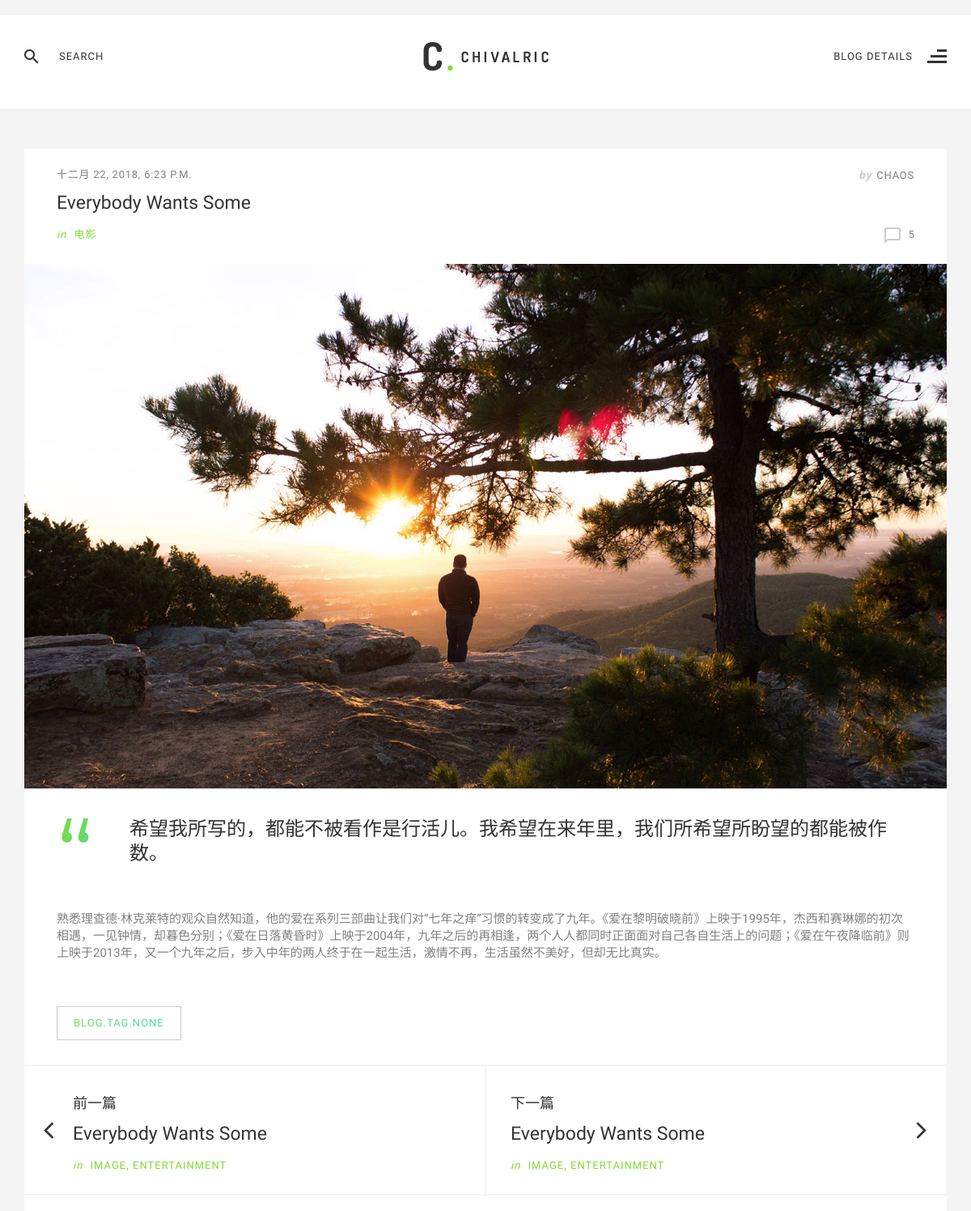
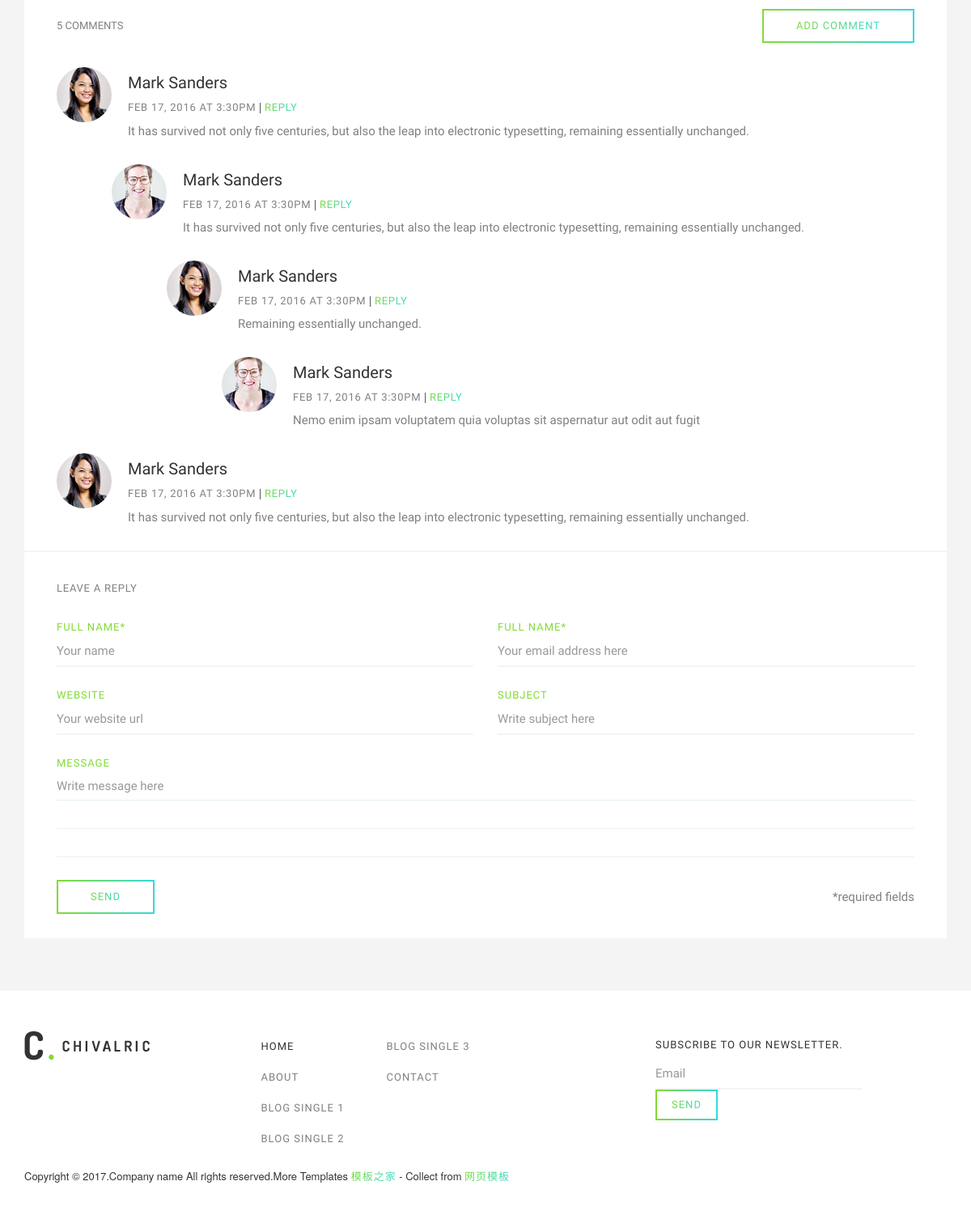
Screenshot of /post/3/ with the database file from the repository (2 pictures, top to bottom).
### blog/models.py (models this page shows, shortened)
@python_2_unicode_compatible
class Post(models.Model):
    title = models.CharField(max_length=70,verbose_name='标题')
    excerpt = models.CharField(max_length=200, blank=True, verbose_name='摘要')
    body = models.TextField(verbose_name='正文')
    created_time = models.DateTimeField(verbose_name='创建时间')
    modified_time = models.DateTimeField(verbose_name='修改时间')
    category = models.ForeignKey(Category,on_delete=models.CASCADE,verbose_name='类别')
    tags = models.ManyToManyField(Tag, blank=True,verbose_name='标签')
    author = models.ForeignKey(User,on_delete=models.CASCADE,verbose_name='作者')
    class Meta:
        verbose_name = '文章'
        verbose_name_plural = verbose_name
    def get_absolute_url_pre(self):
        if self.pk-1==0:
            return reverse('blog:index')
        return reverse('blog:detail', kwargs={'pk': self.pk-1})
    def get_absolute_url_next(self):
        num=Post.objects.all().count()
        if self.pk+1>num:
            return reverse('blog:index')
        return reverse('blog:detail', kwargs={'pk': self.pk+1})

@python_2_unicode_compatible
class Category(models.Model):
    name = models.CharField(max_length=100,verbose_name='名称')
    class Meta:
        verbose_name = '类别'
        verbose_name_plural = verbose_name
    def __str__(self):
        return self.name

### blog/views.py (the view)
# urls.py: url(r'^post/(?P<pk>[0-9]+)/$', views.detail, name='detail'),
def detail(request, pk):
    post = get_object_or_404(Post, pk=pk)
    return render(request, 'blog/detail.html', context={'post': post})

### templates/blog/detail.html (shortened to what this page needs)
﻿{% load staticfiles %}
<!DOCTYPE html>
<html lang="en">
<head>
<link rel="stylesheet" href="{% static 'blog/css/bootstrap.min.css' %}">
<link rel="stylesheet" href="{% static 'blog/css/font-awesome.min.css' %}">
<link rel="stylesheet" href="{% static 'blog/vendors/owl-carousel/assets/owl.carousel.css' %}">
<link rel="stylesheet" href="{% static 'blog/vendors/magnific-popup/magnific-popup.css' %}">
<link rel="stylesheet" href="{% static 'blog/vendors/flexslider/flexslider.css' %}">
<link href="{% static 'blog/css/style.css' %}" rel="stylesheet">
<link href="{% static 'blog/css/theme/green.css' %}" rel="stylesheet">
</head>
<body class="home">
<header class="row transparent white" data-spy="affix" data-offset-top="300" id="header">
    <div class="container">
        <div class="row top-header">
            <div class="col-sm-4 search-form-col">
                <form action="#" method="get" class="search-form">
                    <div class="input-group">
                        <span class="input-group-addon"><img src="{% static 'blog/images/search-icon-dark.png' %}" alt=""></span>
                        <input type="search" class="form-control" placeholder="search">
                    </div>
                </form>
            </div>
            <div class="col-sm-4 logo-col text-center">
                <a href="index6.html"><img src="{% static 'blog/images/logo-black-green.png' %}" alt=""></a>
            </div>
            <div class="col-sm-4 menu-trigger-col">
                <button class="menu-trigger black pull-right">
                    <span class="active-page">Blog Details</span>
                    <img src="{% static 'blog/images/menu-align-dark.png' %}" alt="" class="icon-burger">
                </button>
            </div>
        </div>
    </div>
</header>
<section class="row content-wrap single-nosidebar">
    <div class="container">
        <div class="row">
            <div class="col-sm-12 single-post-contents">
                <article class="single-post-content v2 row m0 post">
                    <header class="row">
                        <h5 class="post-meta">
                            <a href="#" class="date">{{ post.created_time }}</a>
                            <span class="post-author"><i>by</i><a href="#">{{ post.author }}</a></span>
                        </h5>
                        <h2 class="post-title">{{ post.title }}</h2>
                        <div class="row">
                            <h5 class="taxonomy pull-left"><i>in</i> <a href="#">{{ post.category }}</a></h5>
                            <div class="response-count pull-right"><img src="{% static 'blog/images/comment-icon-gray.png' %}" alt="">5</div>
                        </div>
                    </header>
                    <div class="featured-content row m0">
                        <a href="#"><img src="{% static 'blog/images/featured-posts/3.jpg' %}" alt=""></a>
                    </div>
                    <div class="post-content row">
                        <blockquote class="has-sign row m0">
                            <div>
                                <p>{{ post.excerpt }}</p>
                            </div>
                        </blockquote>
                        <div class="post-body">
                            <p>{{ post.body }}</p>
                        </div>
                    </div>
                    <div class="row m0 tags">
                        <a href="#" class="tag">{{ post.tags }}</a>
                    </div>
                    <ul class="pager">
                        <li>
                            <h4>前一篇</h4>
                            <h2 class="post-title"><a href="{{ post.get_absolute_url_pre }}">{{ post.title }}</a></h2>
                            <h5 class="taxonomy pull-left"><i>in</i> <a href="#">image</a>, <a href="#">entertainment</a></h5>
                        </li>
                        <li>
                            <h4>下一篇</h4>
                            <h2 class="post-title"><a href="{{ post.get_absolute_url_next }}">{{ post.title }}</a></h2>
                            <h5 class="taxonomy pull-left"><i>in</i> <a href="#">image</a>, <a href="#">entertainment</a></h5>
                        </li>
                    </ul>
                    <div class="row m0 comments">
                        <h5 class="response-count">5 comments<a href="#comment-form" class="btn btn-primary pull-right"><span>add comment</span></a></h5>
                        <div class="media comment">
                            <div class="media-left">
                                <a href="#"><img src="{% static 'blog/images/posts/c1.jpg' %}" alt="" class="img-circle"></a>
                            </div>
                            <div class="media-body">
                                <h4><a href="#">Mark Sanders</a></h4>
                                <h5><a href="#" class="date">feb 17, 2016 at 3:30pm</a> | <a href="#" class="reply-link">reply</a></h5>
                                <p>It has survived not only five centuries, but also the leap into electronic typesetting, remaining essentially unchanged.</p>
                                <div class="media comment reply">
                                    <div class="media-left">
                                        <a href="#"><img src="{% static 'blog/images/posts/c2.jpg' %}" alt="" class="img-circle"></a>
                                    </div>
                                    <div class="media-body">
                                        <h4><a href="#">Mark Sanders</a></h4>
                                        <h5><a href="#" class="date">feb 17, 2016 at 3:30pm</a> | <a href="#" class="reply-link">reply</a></h5>
                                        <p>It has survived not only five centuries, but also the leap into electronic typesetting, remaining essentially unchanged.</p>
                                        <div class="media comment reply">
                                            <div class="media-left">
                                                <a href="#"><img src="{% static 'blog/images/posts/c1.jpg' %}" alt="" class="img-circle"></a>
                                            </div>
                                            <div class="media-body">
                                                <h4><a href="#">Mark Sanders</a></h4>
                                                <h5><a href="#" class="date">feb 17, 2016 at 3:30pm</a> | <a href="#" class="reply-link">reply</a></h5>
                                                <p>Remaining essentially unchanged.</p>
                                                <div class="media comment reply">
                                                    <div class="media-left">
                                                        <a href="#"><img src="{% static 'blog/images/posts/c2.jpg' %}" alt="" class="img-circle"></a>
                                                    </div>
                                                    <div class="media-body">
                                                        <h4><a href="#">Mark Sanders</a></h4>
                                                        <h5><a href="#" class="date">feb 17, 2016 at 3:30pm</a> | <a href="#" class="reply-link">reply</a></h5>
                                                        <p>Nemo enim ipsam voluptatem quia voluptas sit aspernatur aut odit aut fugit</p>
                                                    </div>
                                                </div>
                                            </div>
                                        </div>
                                    </div>
                                </div>
                            </div>
                        <div class="media comment">
                            <div class="media-left">
                                <a href="#"><img src="{% static 'blog/images/posts/c1.jpg' %}" alt="" class="img-circle"></a>
                            </div>
                            <div class="media-body">
                                <h4><a href="#">Mark Sanders</a></h4>
                                <h5><a href="#" class="date">feb 17, 2016 at 3:30pm</a> | <a href="#" class="reply-link">reply</a></h5>
                                <p>It has survived not only five centuries, but also the leap into electronic typesetting, remaining essentially unchanged.</p>
                            </div>
                        </div>
                    </div>
                    </div>
                    <form action="#" method="post" class="comment-form row" id="comment-form">
                        <h5 class="form-title">leave a reply</h5>
                        <div class="form-group col-sm-6">
                            <label for="name">full name*</label>
                            <input type="text" id="name" class="form-control" placeholder="Your name" required>
                        </div>
                        <div class="form-group col-sm-6">
                            <label for="email">full name*</label>
                            <input type="email" id="email" class="form-control" placeholder="Your email address here" required>
                        </div>
                        <div class="form-group col-sm-6">
                            <label for="website">website</label>
                            <input type="url" id="website" class="form-control" placeholder="Your website url" >
                        </div>
                        <div class="form-group col-sm-6">
                            <label for="subject">subject</label>
                            <input type="text" id="subject" class="form-control" placeholder="Write subject here" required>
                        </div>
                        <div class="form-group col-sm-12">
                            <label for="message">message</label>
                            <textarea name="message" id="message" class="form-control" placeholder="Write message here"></textarea>
                        </div>
                        <div class="col-sm-12">
                            <button type="submit" class="btn-primary"><span>send</span></button>
                            <h5 class="pull-right">*required fields</h5>
                        </div>
                    </form>
                </article>
            </div>
        </div>
    </div>
</section>
<footer class="row" id="footer">
    <div class="container">
        <div class="row top-footer">
            <div class="widget col-sm-3 widget-about">
                <div class="row m0"><a href="index.html"><img src="{% static 'blog/images/logo-black-green.png' %}" alt=""></a></div>
            </div>
            <div class="widget col-sm-5 widget-menu">
                <div class="row">
                    <ul class="nav column-menu white-bg">
                        <li class="active"><a href="index.html">Home</a></li>
                        <li><a href="about.html">About</a></li>
                        <li><a href="single.html">Blog Single 1</a></li>
                        <li><a href="single2.html">Blog Single 2</a></li>
                    </ul>
                    <ul class="nav column-menu white-bg">
                        <li><a href="single3.html">Blog Single 3</a></li>
                        <li><a href="contact.html">contact</a></li>
                    </ul>
                </div>
            </div>
            <div class="widget col-sm-4 widget-subscribe">
                <h5 class="widget-title">subscribe to our newsletter.</h5>
                <form action="#" method="post" class="form-inline subscribe-form">
                    <div class="form-group">
                        <input type="email" class="form-control" placeholder="Email">
                    </div>
                    <button type="submit" class="btn btn-primary btn-sm"><span>send</span></button>
                </form>
            </div>
        </div>
        <h5 class="copyright">Copyright &copy; 2017.Company name All rights reserved.More Templates <a href="http://www.cssmoban.com/" target="_blank" title="模板之家">模板之家</a> - Collect from <a href="http://www.cssmoban.com/" title="网页模板" target="_blank">网页模板</a></h5>
    </div>
</footer>
</body>
</html>

### blog/static/blog/css/theme/green.css (style rules this page uses)
.btn-primary { border-left-color: #81db34; border-right-color: #34d9da; background-image: -webkit-linear-gradient(left, #81db34 0%, #34d9da 100%), -webkit-linear-gradient(left, #81db34 0%, #34d9da 100%); background-image: -moz-linear-gradient(left, #81db34 0%, #34d9da 100%), -moz-linear-gradient(left, #81db34 0%, #34d9da 100%); background-image: -o-linear-gradient(left, #81db34 0%, #34d9da 100%), -o-linear-gradient(left, #81db34 0%, #34d9da 100%); background-image: linear-gradient(to right, #81db34 0%, #34d9da 100%), linear-gradient(to right, #81db34 0%, #34d9da 100%); }
.btn-primary span { background: -webkit-linear-gradient(330deg, #81db34 0%, #34d9da 100%); -webkit-background-clip: text; -webkit-text-fill-color: transparent; color: #34d9da; }
.copyright a { background: -webkit-linear-gradient(330deg, #81db34 0%, #34d9da 100%); -webkit-background-clip: text; -webkit-text-fill-color: transparent; color: #34d9da; }
.taxonomy { background: none; -webkit-background-clip: text; -webkit-text-fill-color: #81db34; color: #81db34; }
.taxonomy a { color: #81db34; }
.form-group label { color: #81db34; }
.single-post-content .post-content blockquote.has-sign:before { background: -webkit-linear-gradient(330deg, #81db34 0%, #34d9da 100%); -webkit-background-clip: text; -webkit-text-fill-color: transparent; color: #34d9da; }
.tags .tag { background: -webkit-linear-gradient(330deg, #81db34 0%, #34d9da 100%); -webkit-background-clip: text; -webkit-text-fill-color: transparent; color: #34d9da; }
.comment .media-body h5 .reply-link { background: -webkit-linear-gradient(330deg, #81db34 0%, #34d9da 100%); -webkit-background-clip: text; -webkit-text-fill-color: transparent; color: #34d9da; }

### rows the page displays
Post: created_time "十二月 22, 2018, 6:23 P.M.", author "CHAOS", title "Everybody Wants Some", category "电影", excerpt "希望我所写的，都能不被看作是行活儿。我希望在来年里，我们所希望所盼望的都能被作数。", body "熟悉理查德·林克莱特的观众自然知道，他的爱在系列三部曲让我们对“七年之痒”习惯的转变成了九年。《爱在黎明破晓前》上映于1995年，杰西和赛琳娜的初次相遇，一见钟情，却暮色分别；《爱在日落黄昏时》上映于2004年，九年之后的再相逢，两个人人都同时正面面对自己各自生活上的问题；《爱在午夜降临前》则上映于2013年，又一个九年之后，步入中年的两人终于在一起生活，激情不再，生活虽然不美好，但却无比真实。", tags "BLOG.TAG.NONE"
